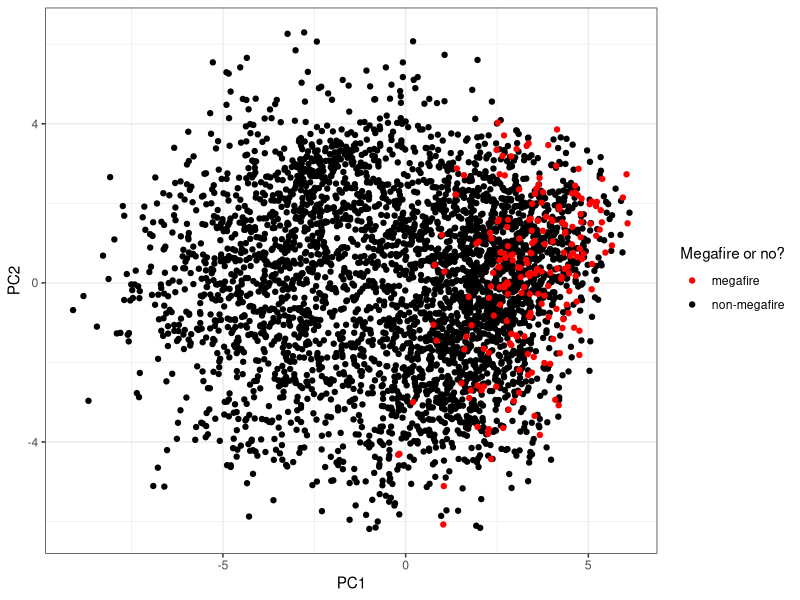
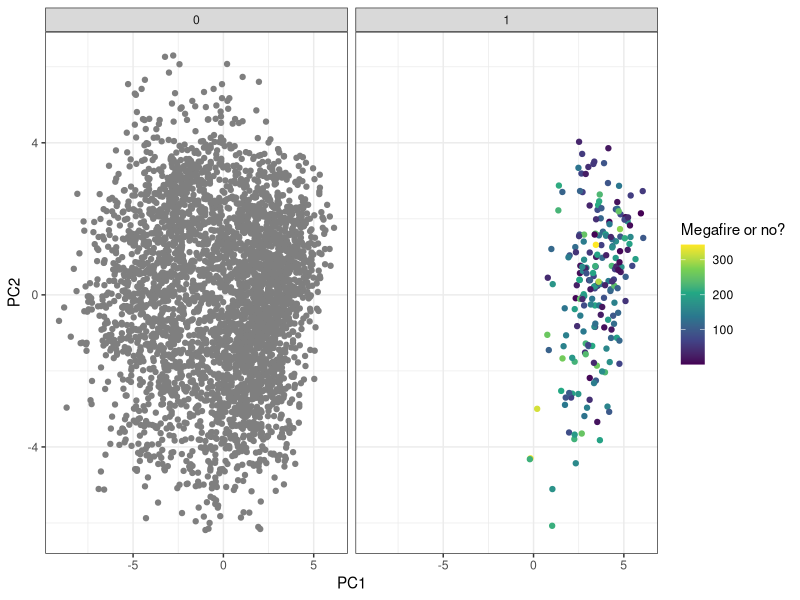
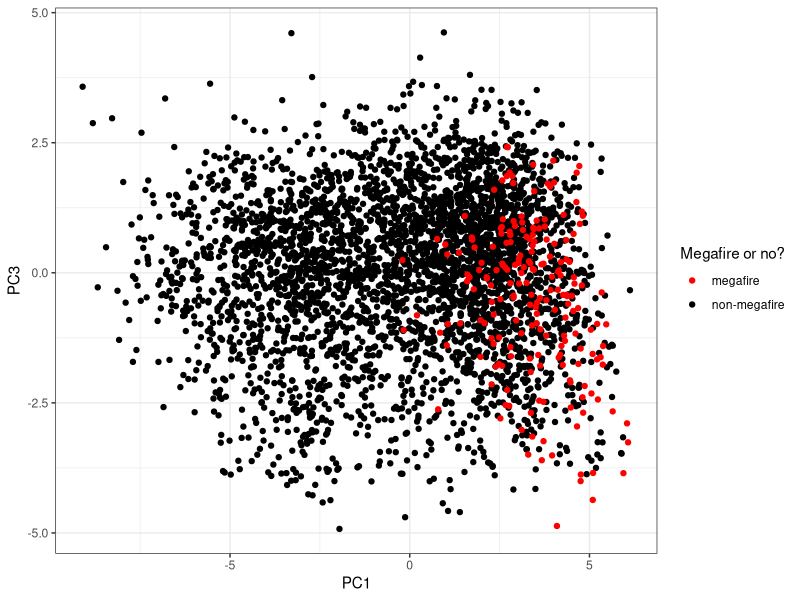
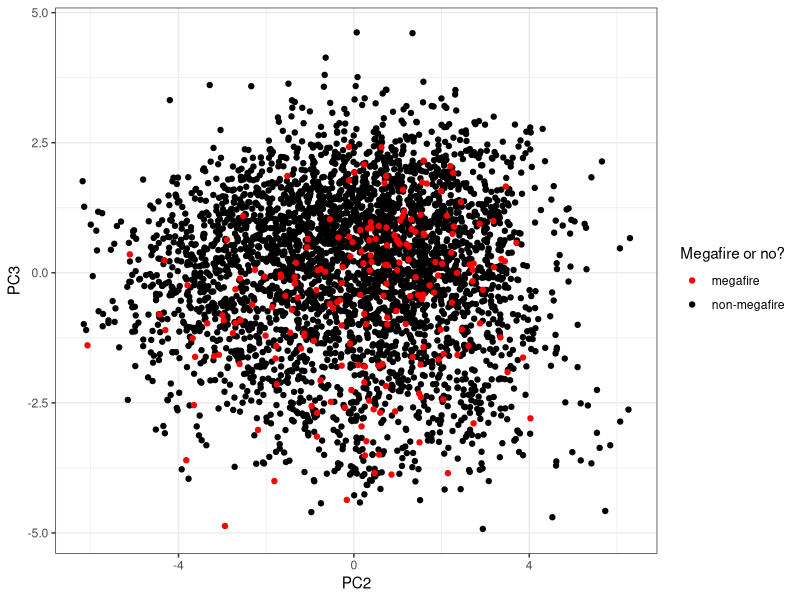
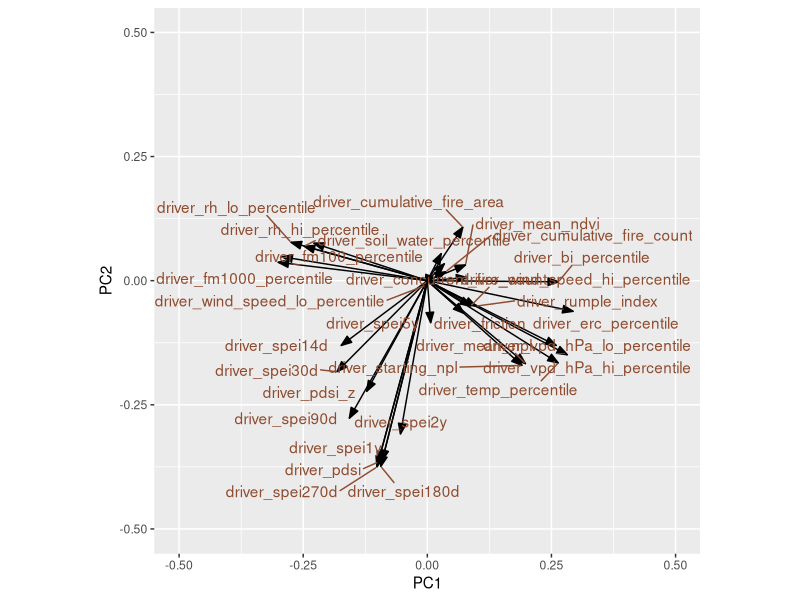
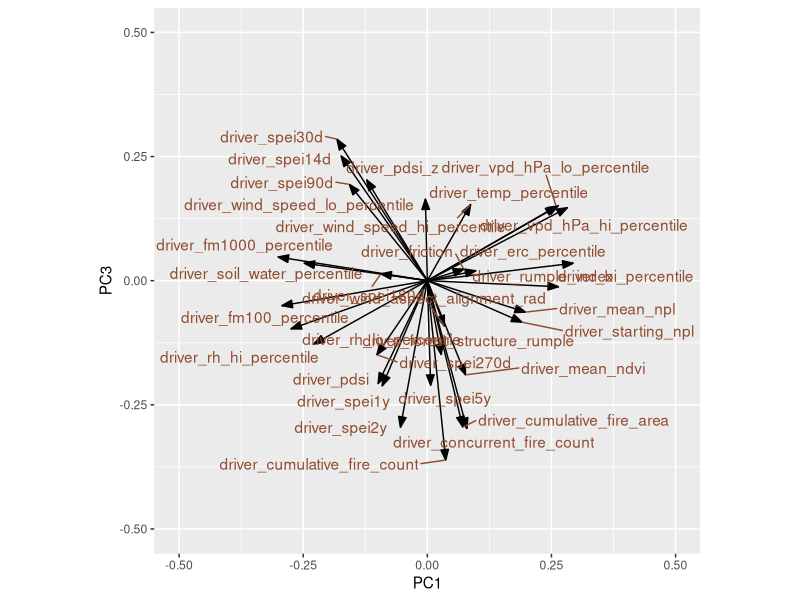
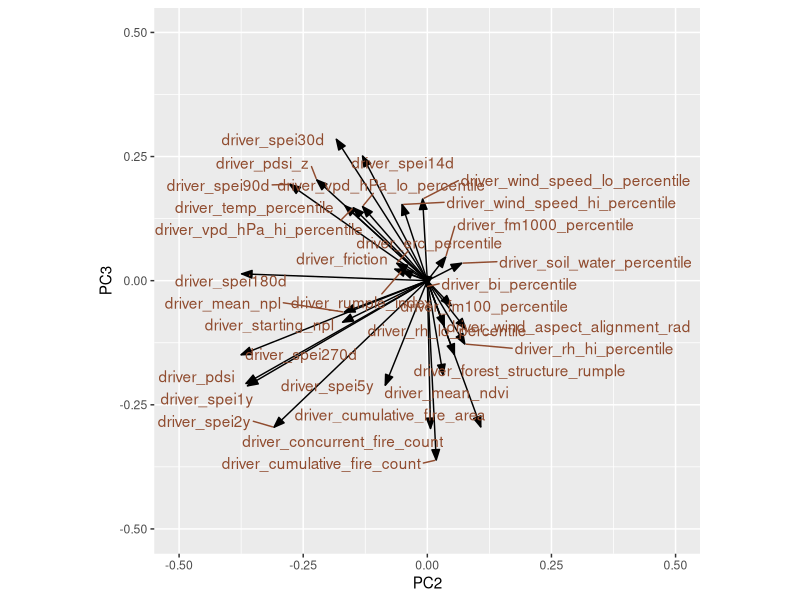

Write the R code that produced these figures, in order.
library(dplyr)
library(data.table)
library(broom)
library(ggplot2)
library(ggrepel)
library(pbapply)
library(lubridate)

megafire_drivers <- 
  read.csv(file = "data/out/megafire-drivers-summarized.csv") %>% 
  as_tibble()

# megafire_drivers[is.na(megafire_drivers$driver_wind_aspect_alignment_rad), "driver_wind_aspect_alignment_rad"] <- 0

pca_data <- 
  megafire_drivers %>% 
  dplyr::select(idx, dplyr::contains("driver_")) %>% 
  dplyr::filter(complete.cases(.))

complete_cases_idx <- pca_data$idx

pca <- 
  prcomp(pca_data[, -1], center = TRUE, scale = TRUE)

pca_augmented <-
  pca %>% 
  broom::augment(megafire_drivers[megafire_drivers$idx %in% complete_cases_idx, ])

ggplot(pca_augmented, aes(x = .fittedPC1, y = .fittedPC2, color = c("non-megafire", "megafire")[1 + megafire])) +
  geom_point() +
  scale_color_manual(values = c("red", "black")) +
  labs(color = "Megafire or no?",
       x = "PC1",
       y = "PC2") +
  theme_bw()

ggplot(pca_augmented %>% mutate(ewe_rank = ifelse(megafire, ewe_rank, NA)), aes(x = .fittedPC1, y = .fittedPC2, color = ewe_rank)) +
  geom_point() +
  scale_color_viridis_c() +
  labs(color = "Megafire or no?",
       x = "PC1",
       y = "PC2") +
  theme_bw() +
  facet_wrap(facets = "megafire")

ggplot(pca_augmented, aes(x = .fittedPC1, y = .fittedPC3, color = c("non-megafire", "megafire")[1 + megafire])) +
  geom_point() +
  scale_color_manual(values = c("red", "black")) +
  labs(color = "Megafire or no?",
       x = "PC1",
       y = "PC3") +
  theme_bw()

ggplot(pca_augmented, aes(x = .fittedPC2, y = .fittedPC3, color = c("non-megafire", "megafire")[1 + megafire])) +
  geom_point() +
  scale_color_manual(values = c("red", "black")) +
  labs(color = "Megafire or no?",
       x = "PC2",
       y = "PC3") +
  theme_bw()



# ggplot(pca_augmented, aes(x = .fittedPC1, y = .fittedPC2, color = ewe_rank)) +
#   geom_point() +
#   scale_color_viridis_c()
# 
# ggplot(pca_augmented, aes(x = .fittedPC1, y = .fittedPC2, color = size_rank)) +
#   geom_point() +
#   scale_color_viridis_c()
# 
# ggplot(pca_augmented, aes(x = .fittedPC1, y = .fittedPC2, color = aoir_rank)) +
#   geom_point() +
#   scale_color_viridis_c()
# 
# ggplot(pca_augmented, aes(x = .fittedPC1, y = .fittedPC2, color = frp_rank)) +
#   geom_point() +
#   scale_color_viridis_c()

pca_rotation <-
  pca %>%
  broom::tidy(matrix = "rotation") %>%
  tidyr::pivot_wider(names_from = "PC", names_prefix = "PC", values_from = "value")

# define arrow style for plotting
arrow_style <- arrow(
  angle = 20, ends = "first", type = "closed", length = grid::unit(8, "pt")
)

# plot rotation matrix
ggplot(pca_rotation, aes(PC1, PC2)) +
  geom_segment(xend = 0, yend = 0, arrow = arrow_style) +
  geom_text_repel(
    aes(label = column),
    hjust = 1, nudge_x = -0.02, 
    color = "#904C2F"
  ) +
  xlim(-0.5, 0.5) + ylim(-0.5, 0.5) +
  coord_fixed() # fix aspect ratio to 1:1


ggplot(pca_rotation, aes(PC1, PC3)) +
  geom_segment(xend = 0, yend = 0, arrow = arrow_style) +
  geom_text_repel(
    aes(label = column),
    hjust = 1, nudge_x = -0.02, 
    color = "#904C2F"
  ) +
  xlim(-0.5, 0.5) + ylim(-0.5, 0.5) +
  coord_fixed() # fix aspect ratio to 1:1

ggplot(pca_rotation, aes(PC2, PC3)) +
  geom_segment(xend = 0, yend = 0, arrow = arrow_style) +
  geom_text_repel(
    aes(label = column),
    hjust = 1, nudge_x = -0.02, 
    color = "#904C2F"
  ) +
  xlim(-0.5, 0.5) + ylim(-0.5, 0.5) +
  coord_fixed() # fix aspect ratio to 1:1


pca$sdev / sum(pca$sdev)
cumsum(pca$sdev / sum(pca$sdev))
